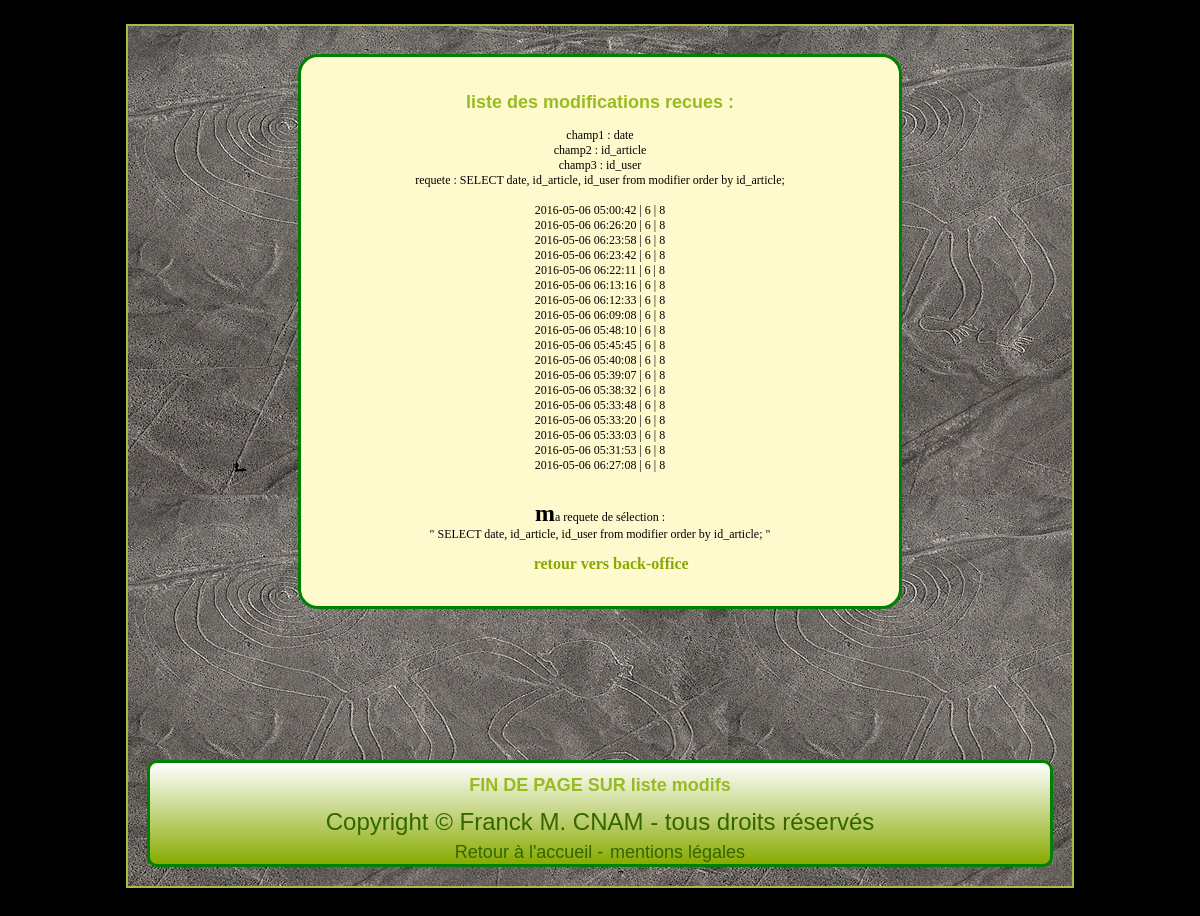
The page /php/traitement-modifs-pdo.php on the database its author committed.
### tables this page shows
CREATE TABLE `modifier` (
  `id` int(10) NOT NULL,
  `date` datetime NOT NULL,
  `id_article` int(11) NOT NULL,
  `id_user` int(11) NOT NULL
);

### php/inc/affiche-pdo.inc.php (the view)
<?php
  function affichepdo($champsselect1,$champsselect2,$champsselect3,$requete) {
    echo 'champ1 : '.$champsselect1.'<br/>';
    echo 'champ2 : '.$champsselect2.'<br/>';
    echo 'champ3 : '.$champsselect3.'<br/>';
    echo 'requete : '.$requete.'<br><br/>';
    include("inc/connexion-pdo.inc.php"); $con=connexionpdo();
    $resultat = $con->query($requete);
    while($donnees = $resultat->fetch()) {
        echo $donnees[$champsselect1];
        if($champsselect2) {echo ' | '.$donnees[$champsselect2];  }
        if($champsselect3) {echo ' | '.$donnees[$champsselect3];  }
		?> <br/> <?php   } ?><br/><?php
  }

### php/traitement-modifs-pdo.php (shortened to what this page needs)
<!DOCTYPE html>
<html lang="fr">
  <head>
  <?php
  include ("inc/head.inc.php"); headinclude ("modifs","site scientifique sur les mystères scientifiques et illusions d'optique");
  ?>
  </head>
<body>
 <div id="conteneur">
<article>
<h1> liste des modifications recues :</h1>
<?php
 $requete = " SELECT  date, id_article, id_user from modifier order by id_article; " ;
 include("inc/affiche-pdo.inc.php");
	affichepdo( 'date', 'id_article','id_user',$requete);
?>
      <p> ma requete de sélection : <br/> "<?php echo $requete; ?>" </p>
      <h2><a href="./index-admin.php">retour vers back-office</a></h2>
</article>
<footer>
<?php
 include ("./inc/footer.inc.php");  footerinclude ("liste modifs");
?>
</footer>
</div>
</body>
</html>

### php/inc/head.inc.php (shortened to what this page needs)
<?php
function headinclude ($title, $content) { ?>
	<link rel="stylesheet" href ="../css/standard.css"/>
	<link rel="stylesheet" href ="../css/mobile.css"/>
 <?php  } ?>

### php/inc/footer.inc.php (shortened to what this page needs)
<?php
function footerinclude ($param) { ?>
 <h1> FIN DE PAGE SUR <?php echo $param ;?> </h1>
 Copyright © Franck M. CNAM - tous droits réservés <br>
 <a href='./index-connected.php'>Retour à l'accueil  -</a> <a href='./legales.php'> mentions légales</a><br>
 <?php
}
?>

### css/standard.css (style rules this page uses)
#conteneur { border:2px solid #ab4;background-image:url(../img/mysteres/lignes_nazca.jpg) }
h1 { font-family:Verdana,Arial,Geneva,sans-serif;color:#9b2;text-align:center }
h2 { margin-left:4%;font-family:Verdana;color:#9b2;text-align:center }
article { border-radius:20px;padding:20px 20px 20px 20px;border:3px solid green;background-color:#fffacd;font-family:verdana;font-size:12px;text-align:center }
article p:first-letter { font-size:x-large;font-weight:bold;color:##9b2;font-family:comic sans ms }
article a { color:#8a0;font-size:1.0em;text-decoration:none }
article p { word-wrap: break-word; }
footer { float:bottom;margin:16% 2% 2% 2%;border:3px solid green;border-radius:10px 10px 10px 10px;font-family:Arial;text-align:center;color:#360;background-image:linear-gradient(white,#8a0);max-height:auto }
footer a { font-family:Arial;color:#360;text-decoration:none }

### rows shown on the page
modifier: date "2016-05-06 05:00:42", id_article "6", id_user "8"
modifier: date "2016-05-06 06:26:20", id_article "6", id_user "8"
modifier: date "2016-05-06 06:23:58", id_article "6", id_user "8"
modifier: date "2016-05-06 06:23:42", id_article "6", id_user "8"
modifier: date "2016-05-06 06:22:11", id_article "6", id_user "8"
modifier: date "2016-05-06 06:13:16", id_article "6", id_user "8"
modifier: date "2016-05-06 06:12:33", id_article "6", id_user "8"
modifier: date "2016-05-06 06:09:08", id_article "6", id_user "8"
modifier: date "2016-05-06 05:48:10", id_article "6", id_user "8"
modifier: date "2016-05-06 05:45:45", id_article "6", id_user "8"
modifier: date "2016-05-06 05:40:08", id_article "6", id_user "8"
modifier: date "2016-05-06 05:39:07", id_article "6", id_user "8"
modifier: date "2016-05-06 05:38:32", id_article "6", id_user "8"
modifier: date "2016-05-06 05:33:48", id_article "6", id_user "8"
modifier: date "2016-05-06 05:33:20", id_article "6", id_user "8"
modifier: date "2016-05-06 05:33:03", id_article "6", id_user "8"
modifier: date "2016-05-06 05:31:53", id_article "6", id_user "8"
modifier: date "2016-05-06 06:27:08", id_article "6", id_user "8"

### other values the page prints
$champsselect1 "date"
$champsselect2 "id_article"
$champsselect3 "id_user"
$requete "SELECT date, id_article, id_user from modifier order by id_article;"
$param "liste modifs"
